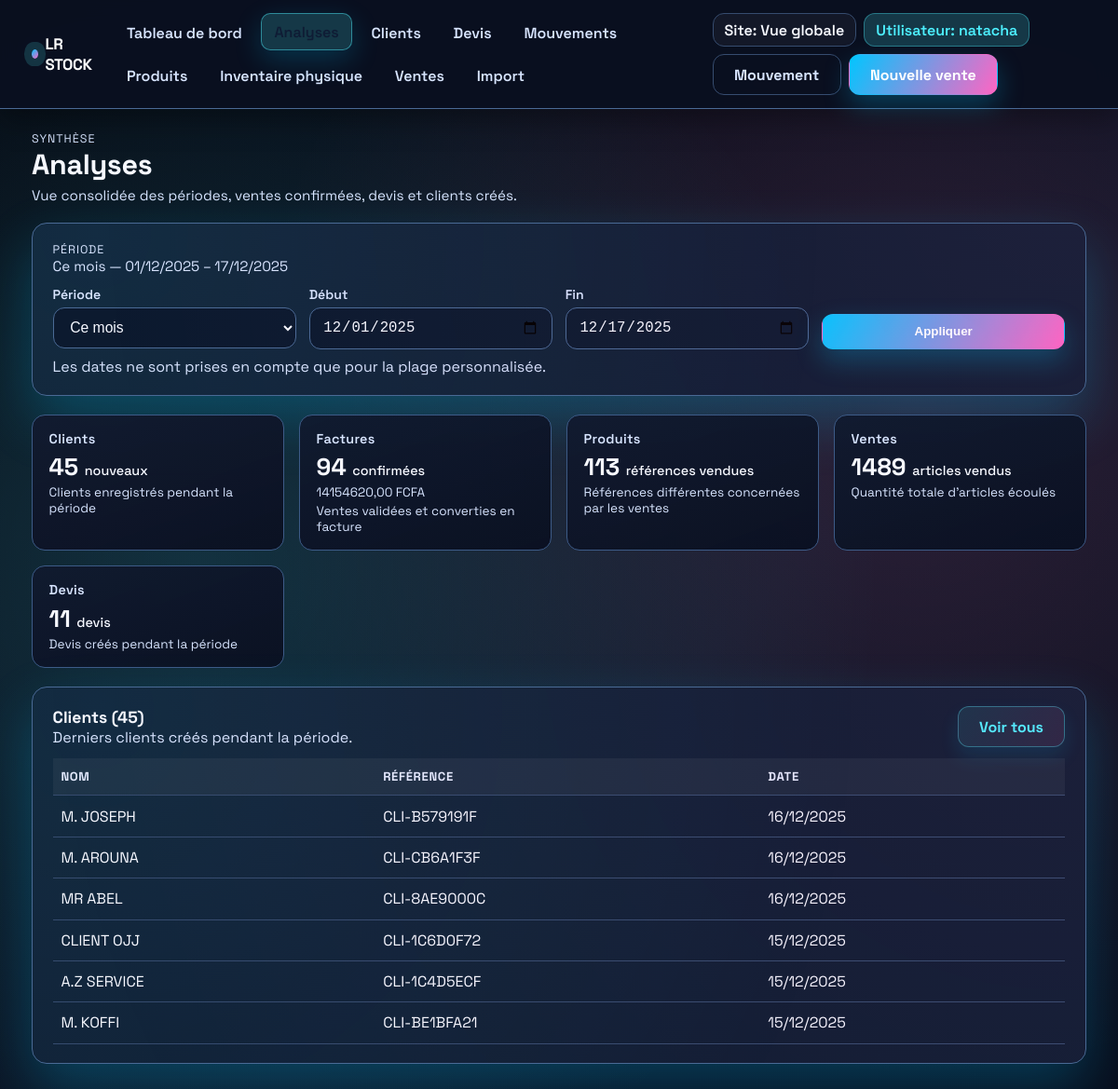
/analyses/ (signed in), run on the app's committed database.
### inventory/models.py (models this page shows, shortened)
class VersionedModelMixin(models.Model):
    class Meta:
        abstract = True

class TimeStampedModel(models.Model):
    created_at = models.DateTimeField(auto_now_add=True)
    updated_at = models.DateTimeField(auto_now=True)
    class Meta:
        abstract = True

class Customer(VersionedModelMixin, TimeStampedModel):
    reference = models.CharField(
        "Référence client",
        max_length=20,
        unique=True,
        default=generate_customer_reference,
    )
    name = models.CharField("Nom du contact", max_length=255)
    company_name = models.CharField("Entreprise", max_length=255, blank=True)
    email = models.EmailField(blank=True)
    phone = models.CharField(max_length=50, blank=True)
    address = models.TextField(blank=True)
    credit_limit = models.DecimalField(
        "Plafond de crédit",
        max_digits=12,
        decimal_places=2,
        default=Decimal("0.00"),
    )
    notes = models.TextField(blank=True)
    objects = CustomerQuerySet.as_manager()
    class Meta:
        ordering = ["name", "company_name"]
        verbose_name = "client"
        verbose_name_plural = "clients"
    @property
    def display_name(self) -> str:
        if self.company_name and self.name:
            return f"{self.company_name} - {self.name}"
        return self.company_name or self.name or self.reference

### inventory/views.py (the view, shortened to what this page needs)
# urls.py: path("analyses/", login_required(views.analytics), name="analytics"),
def analytics(request):
    now = timezone.now()
    selected_period = request.GET.get("period") or "month"
    start, end = _time_range_for_period(selected_period, now)
    custom_start_value = request.GET.get("start")
    custom_end_value = request.GET.get("end")
    start_input = custom_start_value or start.date().isoformat()
    end_input = custom_end_value or end.date().isoformat()
    period_label = PERIOD_LABELS.get(selected_period, PERIOD_LABELS["month"])
    range_label = f"{start.strftime('%d/%m/%Y')} – {end.strftime('%d/%m/%Y')}"
    customers_qs = Customer.objects.filter(created_at__gte=start, created_at__lte=end).order_by(
        "-created_at"
    )
    customers = list(customers_qs[:6])
    customers_count = customers_qs.count()
    confirmed_sales_qs = (
        Sale.objects.filter(status=Sale.Status.CONFIRMED, sale_date__gte=start, sale_date__lte=end)
        .select_related("customer")
        .prefetch_related("items__product")
        .order_by("-sale_date")
    )
    confirmed_sales = list(confirmed_sales_qs[:6])
    confirmed_sales_count = confirmed_sales_qs.count()
    quotes_qs = (
        Sale.objects.filter(status=Sale.Status.DRAFT, sale_date__gte=start, sale_date__lte=end)
        .select_related("customer")
        .order_by("-sale_date")
    )
    quotes = list(quotes_qs[:6])
    quotes_count = quotes_qs.count()
    amount_expression = ExpressionWrapper(
        F("quantity") * F("unit_price"),
        output_field=DecimalField(max_digits=14, decimal_places=2),
    )
    decimal_field = DecimalField(max_digits=14, decimal_places=2)
    product_items = SaleItem.objects.filter(
        sale__status=Sale.Status.CONFIRMED,
        sale__sale_date__gte=start,
        sale__sale_date__lte=end,
        line_type=SaleItem.LineType.PRODUCT,
        product__isnull=False,
    )
    sales_totals = product_items.aggregate(
        total_amount=Coalesce(
            Sum(amount_expression),
            Value(Decimal("0.00"), output_field=decimal_field),
        ),
        total_quantity=Coalesce(Sum("quantity"), Value(0)),
    )
    distinct_products = product_items.values("product_id").distinct().count()
    sold_products = list(
        product_items.values("product_id", "product__name", "product__sku")
        .annotate(
            sold_quantity=Coalesce(Sum("quantity"), Value(0)),
            sold_amount=Coalesce(
                Sum(amount_expression),
                Value(Decimal("0.00"), output_field=decimal_field),
            ),
        )
        .order_by("-sold_quantity", "-sold_amount")
        [:20]
    )
    reception_entries = list(
        StockMovement.objects.filter(
            movement_date__gte=start,
            movement_date__lte=end,
            movement_type__direction=MovementType.MovementDirection.ENTRY,
        )
        .values("product_id", "product__name", "product__sku")
        .annotate(received_quantity=Coalesce(Sum("quantity"), Value(0)))
    )
    performance_map: dict[int, dict[str, object]] = {}
    for row in sold_products:
        performance_map[row["product_id"]] = {
            "product_id": row["product_id"],
            "name": row["product__name"],
            "sku": row["product__sku"],
            "sold_quantity": int(row["sold_quantity"]),
            "sold_amount": row["sold_amount"],
            "received_quantity": 0,
        }
    for entry in reception_entries:
        perf = performance_map.setdefault(
            entry["product_id"],
            {
                "product_id": entry["product_id"],
                "name": entry["product__name"],
                "sku": entry["product__sku"],
                "sold_quantity": 0,
                "sold_amount": Decimal("0.00"),
                "received_quantity": 0,
            },
        )
        perf["received_quantity"] = int(entry["received_quantity"])
        perf.setdefault("name", entry["product__name"])
        perf.setdefault("sku", entry["product__sku"])
    product_performance = sorted(
        performance_map.values(),
        key=lambda record: (
            record["sold_quantity"],
            record["received_quantity"],
            record["sold_amount"],
        ),
        reverse=True,
    )[:6]
    cards = [
        {
            "title": "Clients",
            "value": customers_count,
            "unit": "nouveaux",
            "url": reverse("inventory:customer_list"),
            "description": "Clients enregistrés pendant la période",
        },
        {
            "title": "Factures",
            "value": confirmed_sales_count,
            "unit": "confirmées",
            "amount": sales_totals["total_amount"],
            "url": reverse("inventory:sales_list"),
            "description": "Ventes validées et converties en facture",
        },
        {
            "title": "Produits",
            "value": distinct_products,
            "unit": "références vendues",
            "url": reverse("inventory:inventory_overview"),
            "description": "Références différentes concernées par les ventes",
        },
        {
            "title": "Ventes",
            "value": sales_totals["total_quantity"],
            "unit": "articles vendus",
            "url": reverse("inventory:sales_list"),
            "description": "Quantité totale d'articles écoulés",
        },
        {
            "title": "Devis",
            "value": quotes_count,
            "unit": "devis",
            "url": reverse("inventory:quotes_list"),
            "description": "Devis créés pendant la période",
        },
    ]
    context = {
        "period_choices": PERIOD_CHOICES,
        "selected_period": selected_period,
        "start_input": start_input,
        "end_input": end_input,
        "period_label": period_label,
        "range_label": range_label,
        "customers": customers,
        "confirmed_sales": confirmed_sales,
        "quotes": quotes,
        "product_performance": product_performance,
        "cards": cards,
        "sales_totals": sales_totals,
        "customers_count": customers_count,
        "confirmed_sales_count": confirmed_sales_count,
        "quotes_count": quotes_count,
    }
    return render(request, "inventory/analytics.html", context)

### inventory/models.py (called while the page is built)
    @property
    def customer_display_name(self) -> str:
        if self.customer:
            return self.customer.display_name
        return self.customer_name or "-"

    @property
    def total_amount(self) -> Decimal:
        total = Decimal("0.00")
        for item in self.items.all():
            total += item.total_amount
        return total

    @property
    def total_amount(self) -> Decimal:
        if self.line_type != self.LineType.PRODUCT:
            return Decimal("0.00")
        net_quantity = max(self.quantity - self.returned_quantity, 0)
        return self.unit_price * Decimal(net_quantity)

### inventory/views.py (called while the page is built)
def _start_of_day(timestamp):
    return timestamp.replace(hour=0, minute=0, second=0, microsecond=0)

### inventory/templates/inventory/analytics.html (shortened to what this page needs)
{% extends "inventory/base.html" %}
{% block content %}
<section class="page-header reveal">
    <div>
        <p class="eyebrow">Synthèse</p>
        <h1 class="page-title">Analyses</h1>
        <p class="lead">Vue consolidée des périodes, ventes confirmées, devis et clients créés.</p>
    </div>
</section>
<section class="surface reveal" data-delay="80">
    <div class="surface-header">
        <div>
            <p class="eyebrow">Période</p>
            <p class="lead" style="margin:0;">{{ period_label }} — {{ range_label }}</p>
        </div>
    </div>
    <form method="get" class="form-grid">
        <div class="field">
            <label for="period">Période</label>
            <select name="period" id="period">
                {% for value, label in period_choices %}
                    <option value="{{ value }}" {% if selected_period == value %}selected{% endif %}>{{ label }}</option>
                {% endfor %}
            </select>
        </div>
        <div class="field">
            <label for="start">Début</label>
            <input type="date" id="start" name="start" value="{{ start_input }}">
        </div>
        <div class="field">
            <label for="end">Fin</label>
            <input type="date" id="end" name="end" value="{{ end_input }}">
        </div>
        <div class="field" style="align-self:flex-end;">
            <button type="submit" class="btn" style="width:100%;">Appliquer</button>
        </div>
    </form>
    <p class="muted-text" style="margin:0.5rem 0 0;">Les dates ne sont prises en compte que pour la plage personnalisée.</p>
</section>
<section class="grid auto-3">
    {% for card in cards %}
        <a href="{{ card.url }}" class="stat-card reveal pulse-border" data-delay="{% widthratio forloop.counter 1 50 %}">
            <p class="label">{{ card.title }}</p>
            <p class="value">{{ card.value }} <span style="font-size:0.9rem; font-weight:500;">{{ card.unit }}</span></p>
            {% if card.amount %}
                <p class="hint">{{ card.amount|floatformat:2 }} FCFA</p>
            {% endif %}
            <p class="hint">{{ card.description }}</p>
        </a>
    {% endfor %}
</section>
<section class="surface reveal" data-delay="120">
    <div class="surface-header">
        <div>
            <h2 class="surface-title">Clients ({{ customers_count }})</h2>
            <p class="muted-text" style="margin:0;">Derniers clients créés pendant la période.</p>
        </div>
        <a class="btn secondary" href="{% url 'inventory:customer_list' %}">Voir tous</a>
    </div>
    {% if customers %}
        <table>
            <thead>
                <tr>
                    <th>Nom</th>
                    <th>Référence</th>
                    <th>Date</th>
                </tr>
            </thead>
            <tbody>
                {% for customer in customers %}
                    <tr data-href="{% url 'inventory:customer_detail' customer.pk %}" role="button">
                        <td>{{ customer.display_name }}</td>
                        <td>{{ customer.reference }}</td>
                        <td>{{ customer.created_at|date:"d/m/Y" }}</td>
                    </tr>
                {% endfor %}
            </tbody>
        </table>
    {% else %}
        <p class="muted-text" style="margin:0;">Aucun client créé sur la période sélectionnée.</p>
    {% endif %}
</section>
<section class="split split-70">
</section>
{% endblock %}

### inventory/templates/inventory/base.html (shortened to what this page needs)
{% load static %}
<!DOCTYPE html>
<html lang="fr">
<head>
</head>
<body>
    <div class="app-shell">
        <header class="topbar">
            <div class="topbar-inner">
                <a class="brand" href="{% url 'inventory:dashboard' %}">
                    <span class="dot" aria-hidden="true"></span>
                     LR Stock
                </a>
                <nav class="nav">
                    {% with current=request.resolver_match.url_name %}
                        <a href="{% url 'inventory:dashboard' %}" class="{% if current == 'dashboard' %}active{% endif %}">Tableau de bord</a>
                        <a href="{% url 'inventory:analytics' %}" class="{% if current == 'analytics' %}active{% endif %}">Analyses</a>
                        <a href="{% url 'inventory:customer_list' %}" class="{% if current == 'customer_list' or current == 'customer_create' or current == 'customer_detail' or current == 'customer_update' %}active{% endif %}">Clients</a>
                        <a href="{% url 'inventory:quotes_list' %}" class="{% if current == 'quotes_list' or current == 'quote_create' or current == 'quote_detail' %}active{% endif %}">Devis</a>
                        <a href="{% url 'inventory:record_movement' %}" class="{% if current == 'record_movement' %}active{% endif %}">Mouvements</a>
                        <a href="{% url 'inventory:inventory_overview' %}" class="{% if current == 'inventory_overview' %}active{% endif %}">Produits</a>
                        <a href="{% url 'inventory:inventory_physical' %}" class="{% if current == 'inventory_physical' %}active{% endif %}">Inventaire physique</a>
                        <a href="{% url 'inventory:sales_list' %}" class="{% if current == 'sales_list' or current == 'sale_create' %}active{% endif %}">Ventes</a>
                        <a href="{% url 'inventory:import_products' %}" class="{% if current == 'import_products' %}active{% endif %}">Import</a>
                    {% endwith %}
                </nav>
                <div class="user-actions">
                    <span class="context-chip">Site: {{ active_site.name|default:"Vue globale" }}</span>
                    <span class="context-chip" style="background:var(--accent-soft); border-color: rgba(77,240,255,0.35); color: var(--accent);">Utilisateur: {{ request.user.username|default:"Invite" }}</span>
                    <a class="btn ghost" href="{% url 'inventory:record_movement' %}">Mouvement</a>
                    <a class="btn" href="{% url 'inventory:sale_create' %}">Nouvelle vente</a>
                </div>
            </div>
        </header>
        <main class="container">
            <div class="page">
                {% block content %}{% endblock %}
            </div>
        </main>
    </div>
</body>
</html>

### data on the page
Customer: display_name "M. JOSEPH", reference "CLI-B579191F", created_at "16/12/2025"
Customer: display_name "M. AROUNA", reference "CLI-CB6A1F3F", created_at "16/12/2025"
Customer: display_name "MR ABEL", reference "CLI-8AE9000C", created_at "16/12/2025"
Customer: display_name "CLIENT OJJ", reference "CLI-1C6D0F72", created_at "15/12/2025"
Customer: display_name "A.Z SERVICE", reference "CLI-1C4D5ECF", created_at "15/12/2025"
Customer: display_name "M. KOFFI", reference "CLI-BE1BFA21", created_at "15/12/2025"

### other printed values
{{ active_site.name|default:"Vue globale" }} "Vue globale"
{{ request.user.username|default:"Invite" }} "natacha"
{{ period_label }} "Ce mois"
{{ range_label }} "01/12/2025 – 17/12/2025"
{{ card.title }} "Clients" "Factures" "Produits" "Ventes" "Devis"
{{ card.value }} "45" "94" "113" "1489" "11"
{{ card.unit }} "nouveaux" "confirmées" "références vendues" "articles vendus" "devis"
{{ card.description }} "Clients enregistrés pendant la période" "Ventes validées et converties en facture" "Références différentes concernées par les ventes" "Quantité totale d'articles écoulés" "Devis créés pendant la période"
{{ card.amount|floatformat:2 }} "14154620,00"
{{ customers_count }} "45"
form field period "Ce mois"
